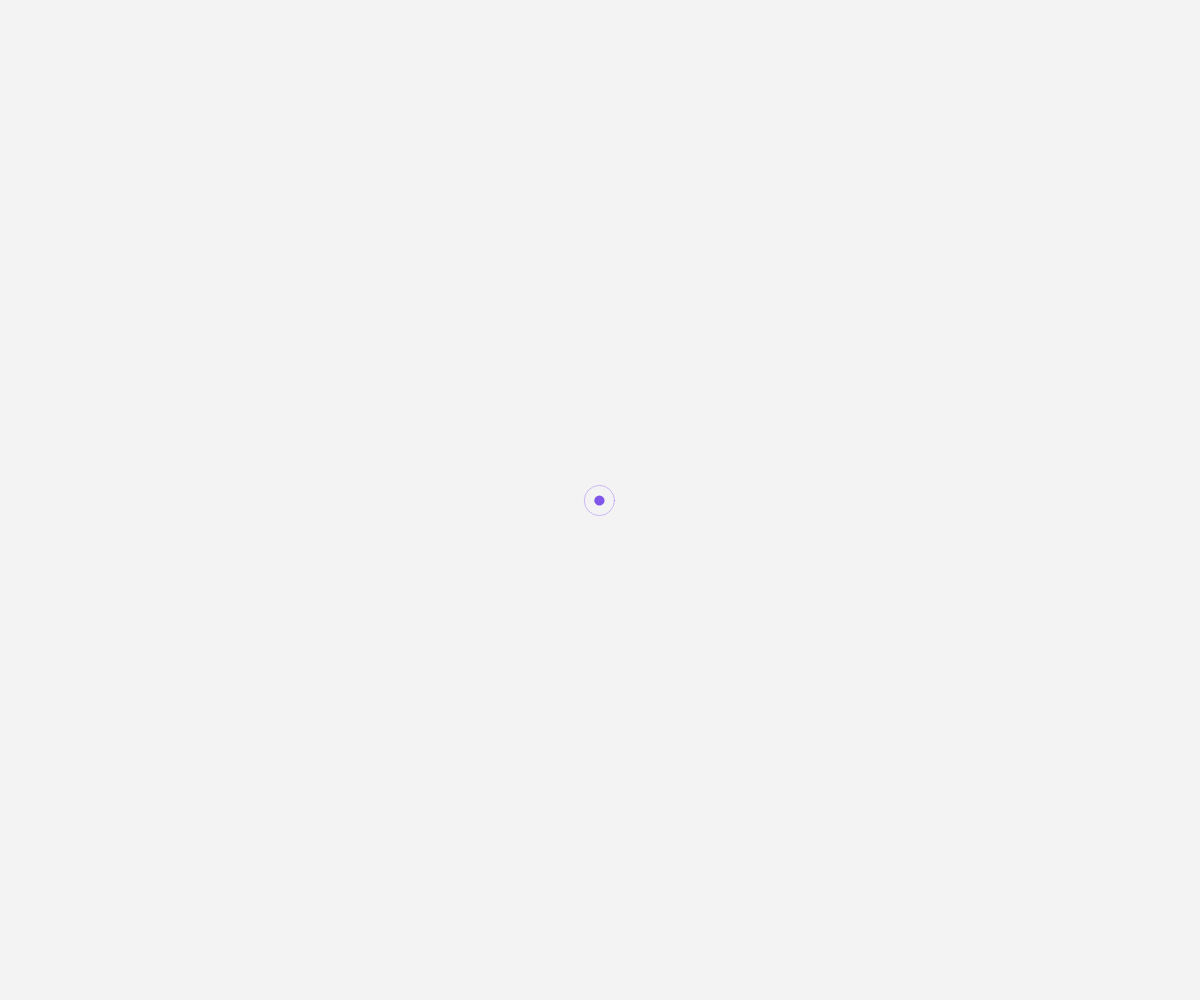
Frame 1 (no input)
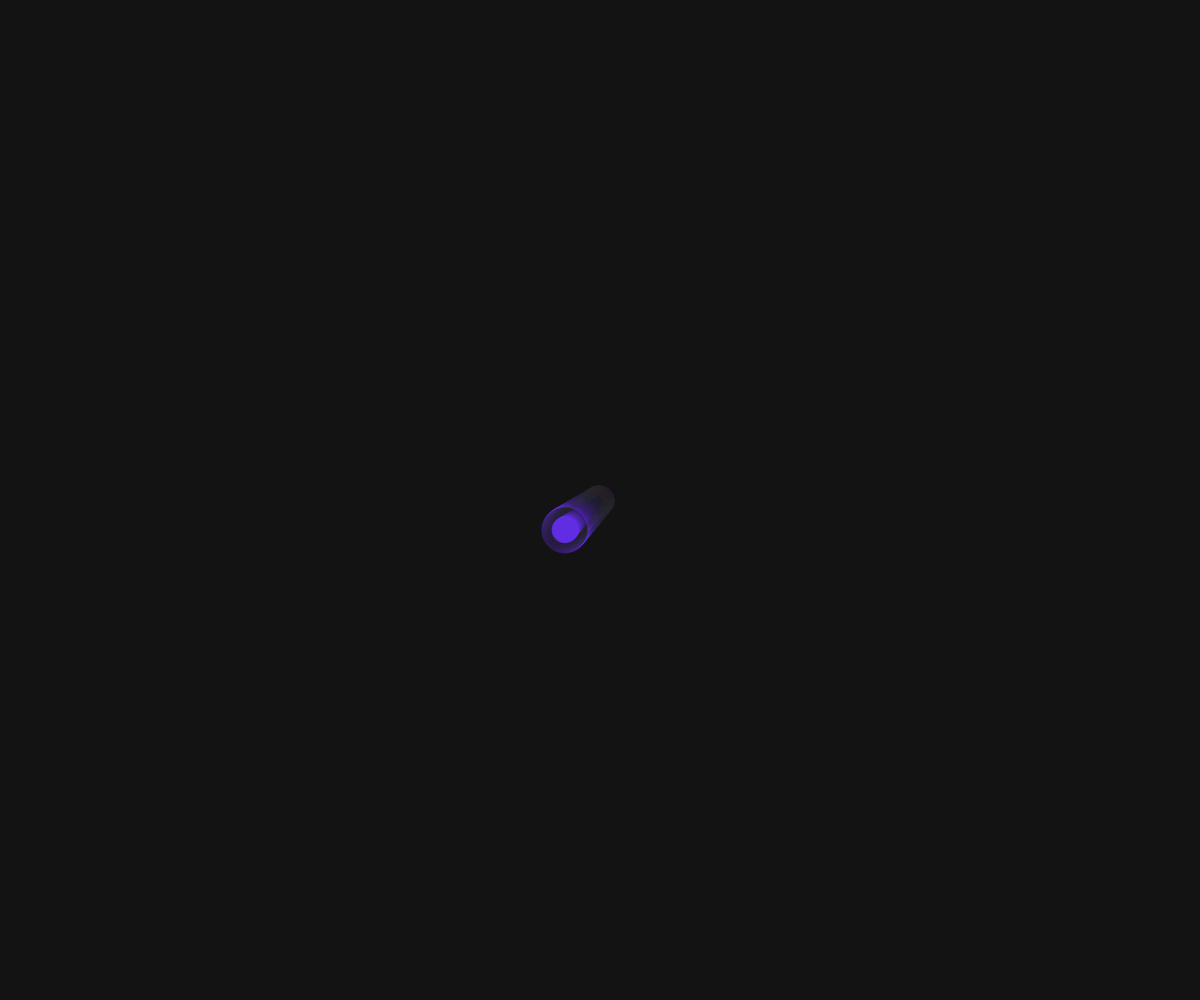
Frame 60 (no input)
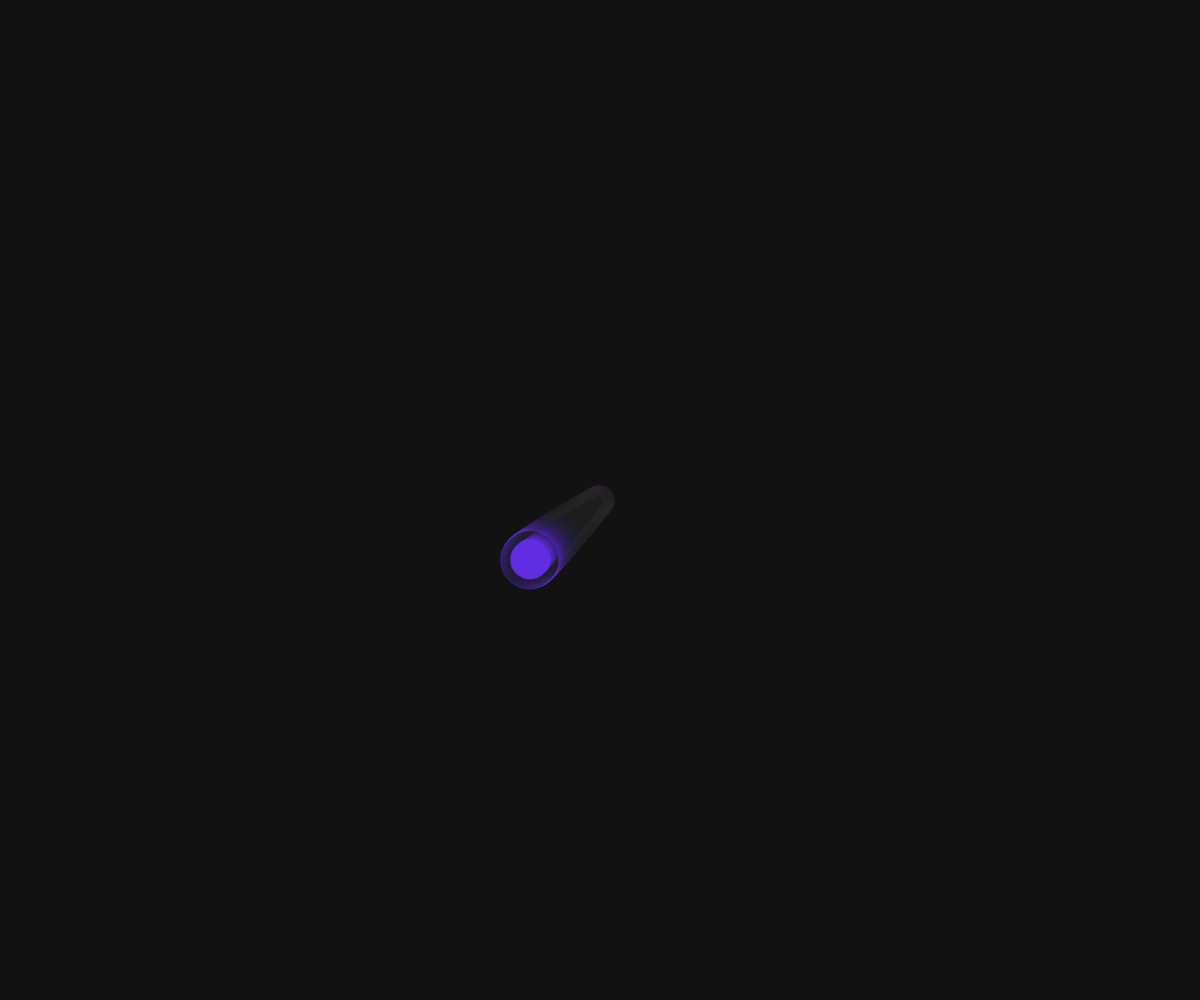
Frame 120 (the mouse pressed at the canvas centre since frame 60)

The p5.js sketch that drew these frames (run headless with seeded random() and noise() and a simulated clock; from frame 60 on, the mouse is pressed at the canvas centre):

// p5.js sketch
// ── sketch.js
let cells = [];
let maxCells = 500;
let pulseSpeed = 0.02;
let splitThreshold = 100;

function setup() {
  createCanvas(windowWidth, windowHeight);
  colorMode(HSB, 360, 100, 100, 1);
  noStroke();
  frameRate(30);

  // Start with one cell
  cells.push({
    x: width / 2,
    y: height / 2,
    radius: 5,
    hue: random(360),
    pulse: 0,
    isSplitting: false,
    speedX: random(-1, 1),
    speedY: random(-1, 1)
  });
}

function draw() {
  background(0, 0, 10, 0.05); // Semi-transparent background for trail effect

  for (let i = cells.length - 1; i >= 0; i--) {
    let cell = cells[i];

    // Update pulse
    cell.pulse += pulseSpeed;

    // Apply movement
    cell.x += cell.speedX;
    cell.y += cell.speedY;

    // Bounce off edges
    if (cell.x < 0 || cell.x > width) cell.speedX *= -1;
    if (cell.y < 0 || cell.y > height) cell.speedY *= -1;

    // Grow the cell
    cell.radius += 0.1;

    // Check for splitting
    if (cell.radius >= splitThreshold && !cell.isSplitting) {
      cell.isSplitting = true;
      cell.speedX = 0;
      cell.speedY = 0;

      // Create two new cells
      let angle1 = random(TWO_PI);
      let angle2 = angle1 + PI;
      let distance = 30;

      cells.push({
        x: cell.x + cos(angle1) * distance,
        y: cell.y + sin(angle1) * distance,
        radius: 5,
        hue: (cell.hue + random(-30, 30)) % 360,
        pulse: 0,
        isSplitting: false,
        speedX: cos(angle1) * 0.5,
        speedY: sin(angle1) * 0.5
      });

      cells.push({
        x: cell.x + cos(angle2) * distance,
        y: cell.y + sin(angle2) * distance,
        radius: 5,
        hue: (cell.hue + random(-30, 30)) % 360,
        pulse: 0,
        isSplitting: false,
        speedX: cos(angle2) * 0.5,
        speedY: sin(angle2) * 0.5
      });

      // Remove the original cell
      cells.splice(i, 1);
    }

    // Draw the cell
    let pulseRadius = cell.radius * (1 + sin(cell.pulse) * 0.2);
    fill(cell.hue, 80, 90, 0.8);
    ellipse(cell.x, cell.y, pulseRadius * 2);

    // Draw pulse effect
    noFill();
    stroke(cell.hue, 80, 100, 0.3);
    ellipse(cell.x, cell.y, (pulseRadius + 10) * 2);
  }

  // Limit the number of cells to prevent overflow
  if (cells.length > maxCells) {
    cells.splice(0, cells.length - maxCells);
  }
}

function windowResized() {
  resizeCanvas(windowWidth, windowHeight);
}
